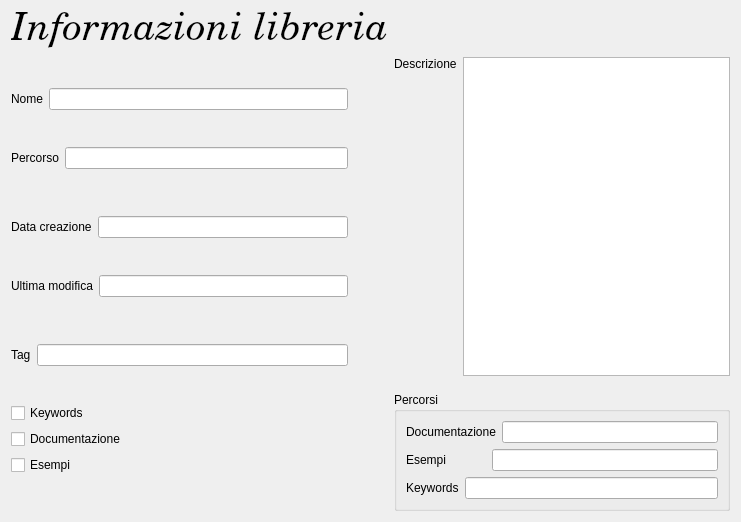
<?xml version="1.0" encoding="UTF-8"?>
<ui version="4.0">
 <class>LibraryTab</class>
 <widget class="QWidget" name="LibraryTab">
  <property name="geometry">
   <rect>
    <x>0</x>
    <y>0</y>
    <width>741</width>
    <height>522</height>
   </rect>
  </property>
  <property name="windowTitle">
   <string>Form</string>
  </property>
  <layout class="QHBoxLayout" name="horizontalLayout_11">
   <item>
    <layout class="QVBoxLayout" name="verticalLayout_6">
     <item>
      <layout class="QVBoxLayout" name="verticalLayout_5">
       <item>
        <widget class="QLabel" name="tabTitle">
         <property name="font">
          <font>
           <family>C059</family>
           <pointsize>29</pointsize>
           <italic>true</italic>
          </font>
         </property>
         <property name="text">
          <string>Informazioni libreria</string>
         </property>
        </widget>
       </item>
       <item>
        <layout class="QHBoxLayout" name="horizontalLayout_10">
         <item>
          <layout class="QVBoxLayout" name="verticalLayout_4">
           <item>
            <layout class="QHBoxLayout" name="horizontalLayout">
             <item>
              <widget class="QLabel" name="label_2">
               <property name="text">
                <string>Nome</string>
               </property>
              </widget>
             </item>
             <item>
              <widget class="QLineEdit" name="libraryName">
               <property name="readOnly">
                <bool>true</bool>
               </property>
              </widget>
             </item>
            </layout>
           </item>
           <item>
            <layout class="QHBoxLayout" name="horizontalLayout_2">
             <item>
              <widget class="QLabel" name="label_3">
               <property name="text">
                <string>Percorso</string>
               </property>
              </widget>
             </item>
             <item>
              <widget class="QLineEdit" name="libraryPath">
               <property name="readOnly">
                <bool>true</bool>
               </property>
              </widget>
             </item>
            </layout>
           </item>
           <item>
            <spacer name="verticalSpacer_2">
             <property name="orientation">
              <enum>Qt::Vertical</enum>
             </property>
             <property name="sizeType">
              <enum>QSizePolicy::Fixed</enum>
             </property>
             <property name="sizeHint" stdset="0">
              <size>
               <width>20</width>
               <height>10</height>
              </size>
             </property>
            </spacer>
           </item>
           <item>
            <layout class="QHBoxLayout" name="horizontalLayout_3">
             <item>
              <widget class="QLabel" name="label_4">
               <property name="text">
                <string>Data creazione</string>
               </property>
              </widget>
             </item>
             <item>
              <widget class="QLineEdit" name="libraryCreationDate">
               <property name="readOnly">
                <bool>true</bool>
               </property>
              </widget>
             </item>
            </layout>
           </item>
           <item>
            <layout class="QHBoxLayout" name="horizontalLayout_4">
             <item>
              <widget class="QLabel" name="label_5">
               <property name="text">
                <string>Ultima modifica</string>
               </property>
              </widget>
             </item>
             <item>
              <widget class="QLineEdit" name="libraryLastModify">
               <property name="readOnly">
                <bool>true</bool>
               </property>
              </widget>
             </item>
            </layout>
           </item>
           <item>
            <spacer name="verticalSpacer_3">
             <property name="orientation">
              <enum>Qt::Vertical</enum>
             </property>
             <property name="sizeType">
              <enum>QSizePolicy::Fixed</enum>
             </property>
             <property name="sizeHint" stdset="0">
              <size>
               <width>20</width>
               <height>10</height>
              </size>
             </property>
            </spacer>
           </item>
           <item>
            <layout class="QHBoxLayout" name="horizontalLayout_6">
             <item>
              <widget class="QLabel" name="label_6">
               <property name="text">
                <string>Tag</string>
               </property>
              </widget>
             </item>
             <item>
              <widget class="QLineEdit" name="libraryTags">
               <property name="readOnly">
                <bool>true</bool>
               </property>
              </widget>
             </item>
            </layout>
           </item>
           <item>
            <layout class="QVBoxLayout" name="verticalLayout">
             <item>
              <widget class="QCheckBox" name="libraryHasKeywords">
               <property name="text">
                <string>Keywords</string>
               </property>
              </widget>
             </item>
             <item>
              <widget class="QCheckBox" name="libraryHasDocumentation">
               <property name="text">
                <string>Documentazione</string>
               </property>
              </widget>
             </item>
             <item>
              <widget class="QCheckBox" name="libraryHasExamples">
               <property name="text">
                <string>Esempi</string>
               </property>
              </widget>
             </item>
            </layout>
           </item>
          </layout>
         </item>
         <item>
          <spacer name="horizontalSpacer_2">
           <property name="orientation">
            <enum>Qt::Horizontal</enum>
           </property>
           <property name="sizeType">
            <enum>QSizePolicy::Fixed</enum>
           </property>
           <property name="sizeHint" stdset="0">
            <size>
             <width>40</width>
             <height>30</height>
            </size>
           </property>
          </spacer>
         </item>
         <item>
          <layout class="QVBoxLayout" name="verticalLayout_3">
           <item>
            <layout class="QHBoxLayout" name="horizontalLayout_5">
             <item>
              <widget class="QLabel" name="label_7">
               <property name="text">
                <string>Descrizione</string>
               </property>
               <property name="alignment">
                <set>Qt::AlignLeading|Qt::AlignLeft|Qt::AlignTop</set>
               </property>
              </widget>
             </item>
             <item>
              <widget class="QTextBrowser" name="libraryDescriptionBrowser"/>
             </item>
            </layout>
           </item>
           <item>
            <spacer name="verticalSpacer">
             <property name="orientation">
              <enum>Qt::Vertical</enum>
             </property>
             <property name="sizeType">
              <enum>QSizePolicy::Fixed</enum>
             </property>
             <property name="sizeHint" stdset="0">
              <size>
               <width>20</width>
               <height>10</height>
              </size>
             </property>
            </spacer>
           </item>
           <item>
            <widget class="QGroupBox" name="groupBox">
             <property name="title">
              <string>Percorsi</string>
             </property>
             <layout class="QVBoxLayout" name="verticalLayout_2">
              <item>
               <layout class="QHBoxLayout" name="horizontalLayout_7">
                <item>
                 <widget class="QLabel" name="label_8">
                  <property name="text">
                   <string>Documentazione</string>
                  </property>
                 </widget>
                </item>
                <item>
                 <widget class="QLineEdit" name="libraryDocumentationPath">
                  <property name="readOnly">
                   <bool>true</bool>
                  </property>
                 </widget>
                </item>
               </layout>
              </item>
              <item>
               <layout class="QHBoxLayout" name="horizontalLayout_8">
                <item>
                 <widget class="QLabel" name="label_9">
                  <property name="text">
                   <string>Esempi</string>
                  </property>
                 </widget>
                </item>
                <item>
                 <spacer name="horizontalSpacer">
                  <property name="orientation">
                   <enum>Qt::Horizontal</enum>
                  </property>
                  <property name="sizeType">
                   <enum>QSizePolicy::Fixed</enum>
                  </property>
                  <property name="sizeHint" stdset="0">
                   <size>
                    <width>40</width>
                    <height>20</height>
                   </size>
                  </property>
                 </spacer>
                </item>
                <item>
                 <widget class="QLineEdit" name="libraryExamplesPath">
                  <property name="readOnly">
                   <bool>true</bool>
                  </property>
                 </widget>
                </item>
               </layout>
              </item>
              <item>
               <layout class="QHBoxLayout" name="horizontalLayout_9">
                <item>
                 <widget class="QLabel" name="label_11">
                  <property name="text">
                   <string>Keywords</string>
                  </property>
                 </widget>
                </item>
                <item>
                 <widget class="QLineEdit" name="libraryKeywordsPath">
                  <property name="readOnly">
                   <bool>true</bool>
                  </property>
                 </widget>
                </item>
               </layout>
              </item>
             </layout>
            </widget>
           </item>
          </layout>
         </item>
        </layout>
       </item>
      </layout>
     </item>
    </layout>
   </item>
  </layout>
 </widget>
 <resources/>
 <connections/>
</ui>
